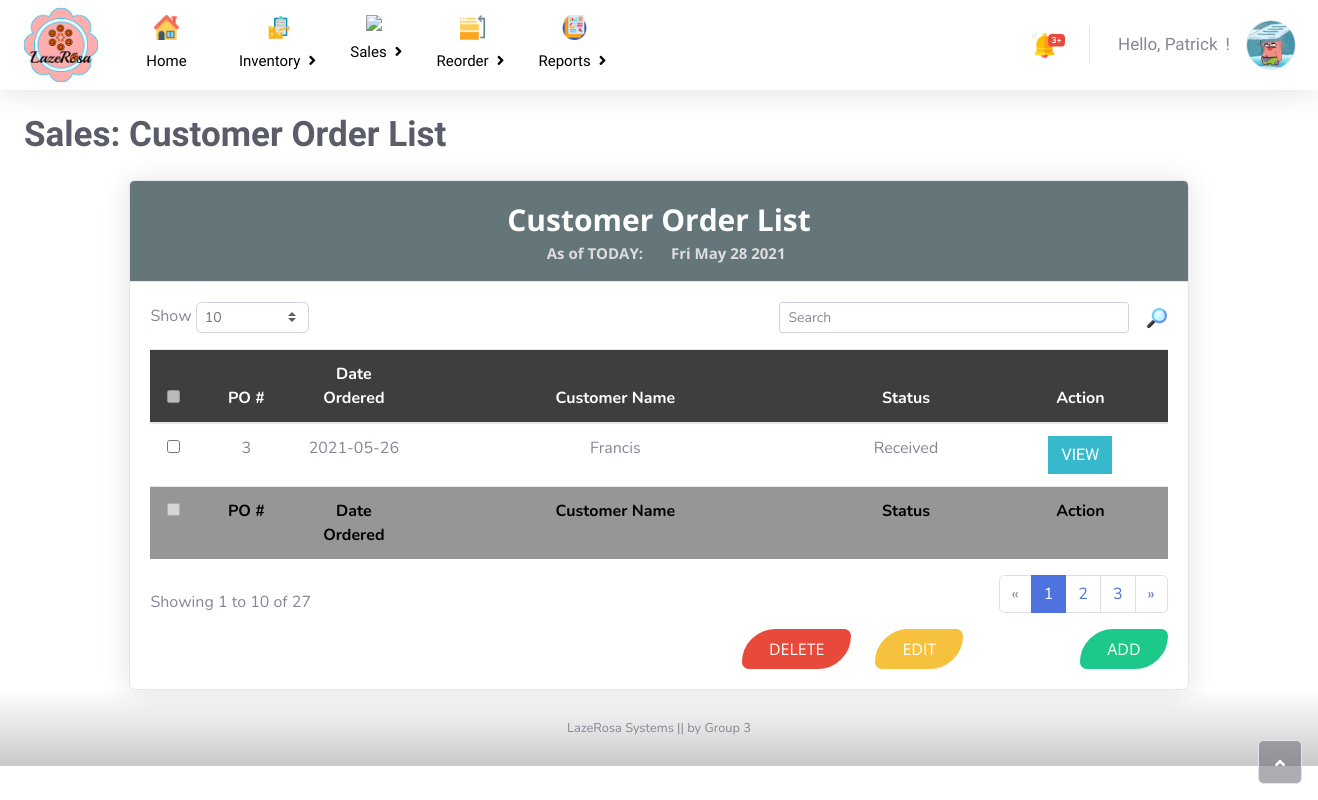
The app's page /customerorderlist.php, older data.
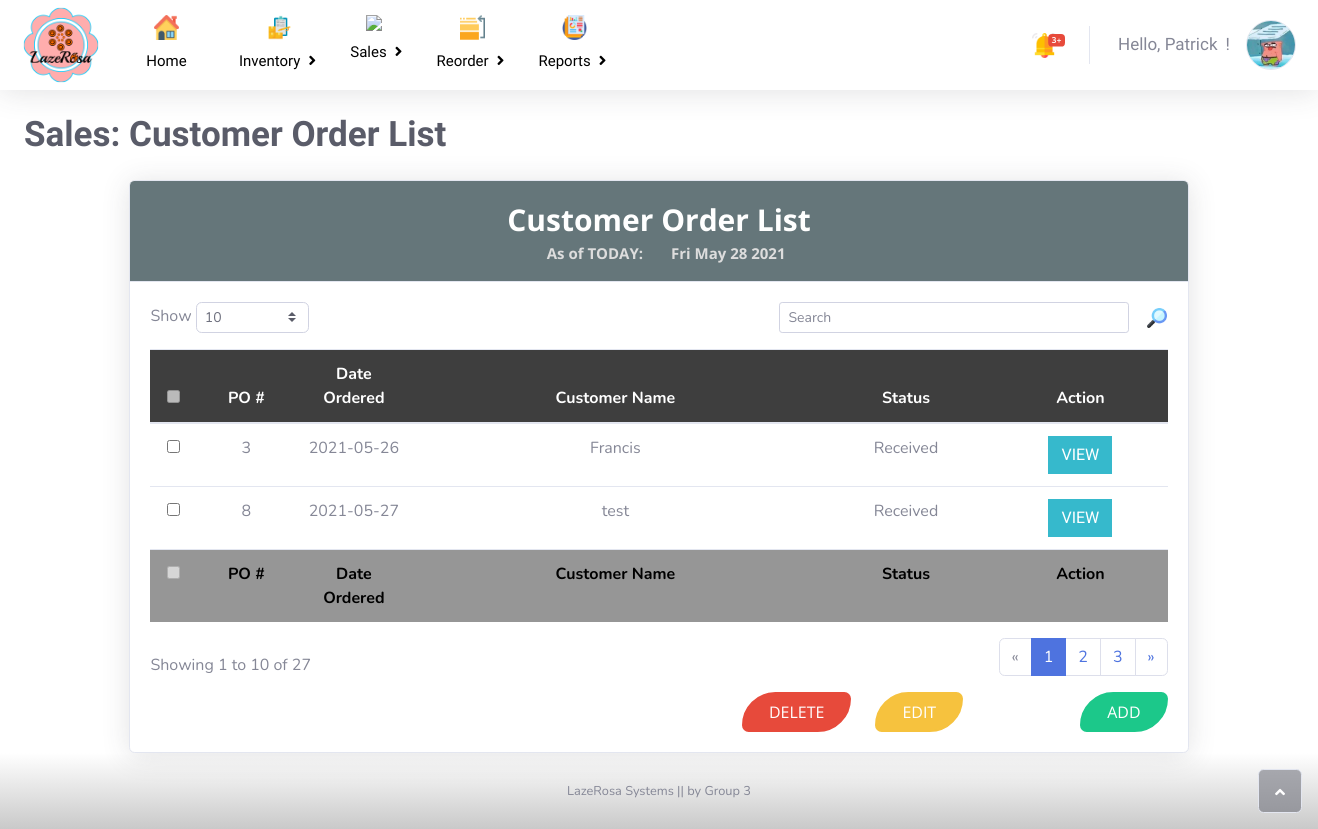
The same page, newer data.
### tables this page shows
CREATE TABLE `customer_orders` (
  `custOR` int(11) NOT NULL,
  `custPO` int(11) NOT NULL,
  `custID` int(11) NOT NULL,
  `custName` varchar(100) NOT NULL,
  `custEmail` varchar(100) NOT NULL,
  `custNumber` int(12) NOT NULL,
  `custAddress` varchar(255) NOT NULL,
  `custMOP` varchar(100) NOT NULL,
  `custDateOrdered` date NOT NULL,
  `custDatePickup` date NOT NULL,
  `custPlatform` varchar(50) NOT NULL,
  `custCourier` varchar(50) NOT NULL,
  `custStatus` varchar(50) NOT NULL,
  `custTotal` int(11) NOT NULL
);

### customerorderlist.php (the view, shortened to what the changed rows need)
<!DOCTYPE html>
<html>
<head>
    <link rel="stylesheet" href="assets/bootstrap/css/bootstrap.min.css">
    <link rel="stylesheet" href="assets/css/Jost.css">
    <link rel="stylesheet" href="assets/fonts/fontawesome-all.min.css">
    <link rel="stylesheet" href="assets/fonts/material-icons.min.css">
    <link rel="stylesheet" href="assets/css/breadcrumb.css">
    <link rel="stylesheet" href="assets/css/customtable.css">
    <link rel="stylesheet" href="https://cdnjs.cloudflare.com/ajax/libs/animate.css/3.5.2/animate.min.css">
    <link rel="stylesheet" href="assets/css/sticky-dark-top-nav-with-dropdown-1.css">
    <link rel="stylesheet" href="assets/css/sticky-dark-top-nav-with-dropdown.css">
</head>
<body id="Page-Body">
<div id="Page-Wrapper">
        <div class="d-flex flex-column" id="Body-Wrapper">
            <div id="Body">
    <div class="container-fluid" id="Page-Content">
        <div class="card shadow" id="CustOL_Table" style="margin-right: 8vw;margin-left: 8vw;">
            <div class="card-body" id="Table-Body">
                <div class="table-responsive table mt-2" id="CustOL-TableFrame" role="grid" aria-describedby="dataTable_info">
                    <table class="table my-0" id="CustOL-Table">
                        <thead id="Table-Header">
                            <tr class="text-center" id="Table-HeaderRow" style="background-color: #3e3e3e;font-family: Nunito, sans-serif;color: rgb(255,255,255);/*background: linear-gradient(to right, #2657eb, #de6161);*/">
                                <th class="text-center" style="width: 40px;"><input type="checkbox" id="Checkbox-Header" disabled=""></th>
                                <th style="width: 85px;">PO #</th>
                                <th style="width: 100px;">Date Ordered</th>
                                <th class="text-center" style="width: 350px;">Customer Name</th>
                                <th style="width: 150px;">Status</th>
                                <th style="width: 150px;">Action</th>
                            </tr>
                        </thead>
                        <tbody id="Table-Body">
                            <form method="POST" action="">
                            <?php
                            require_once("connect.php");
                                $i = 0;
                                $query = mysqli_query($DBConnect, "SELECT * FROM customer_orders WHERE custStatus = 'Received' ORDER by custPO");
                                while($retrieve = mysqli_fetch_array($query)){
                                    $i++;
                                    echo "<tr class='text-center' id='Table-Row'>";
                                    echo "<td><input type='checkbox' name='checkboxid[]' value=$retrieve[custPO]></td>";
                                    echo "<td class='po'>" . $retrieve["custPO"].  "</td>";
                                    echo "<td class='date'>" . $retrieve["custDateOrdered"].  "</td>";
                                    echo "<td class='name'>" . $retrieve["custName"].  "</td>";
                                    echo "<td class='status'>" . $retrieve["custStatus"].  "</td>";
                            ?>
                            <td>
                            <button type='button' class="btn btn-info float-center" data-toggle='modal' data-target='#viewModal<?= $i ?>'>VIEW</button>
                            <div id="viewModal<?= $i++ ?>" class="modal fade" role="dialog">
                            </div>
                          </td>
                          <?php
                            echo "</tr>";
                          }
                          ?>
                        </tbody>
                    </table>
                </div>
            </div>
        </div>
    </div>
    </div>
    </div>
    </div>
</body>
</html>

Row changes from the older to the newer data that the page shows:
now on this page (row edited): customer_orders: custPO "8", custDateOrdered "2021-05-27", custName "test", custStatus "Received"
